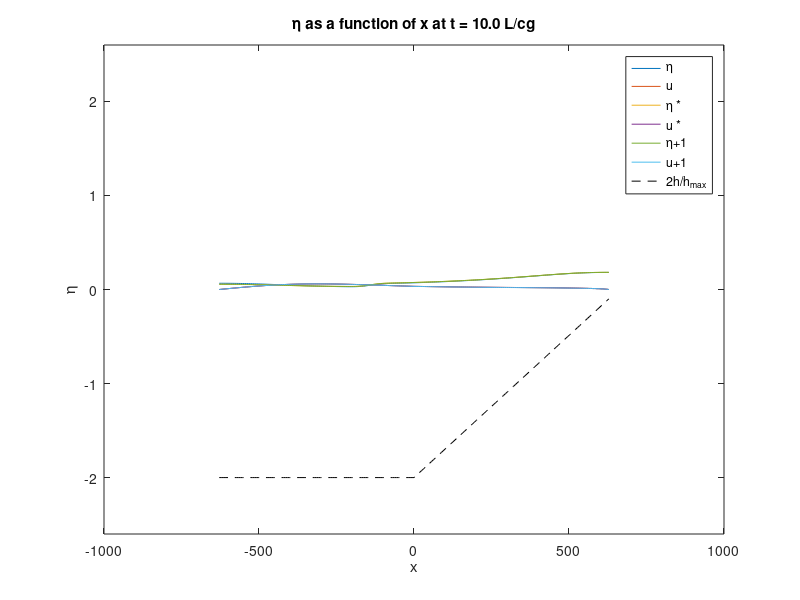
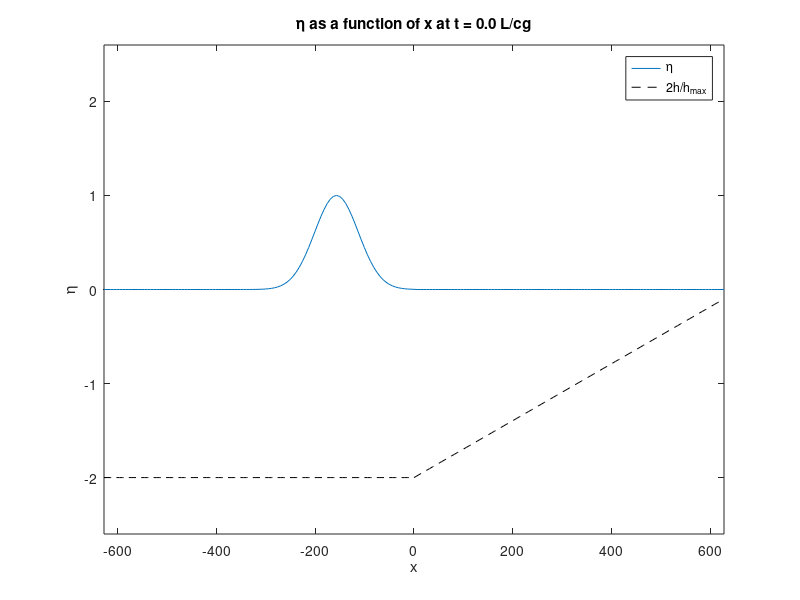
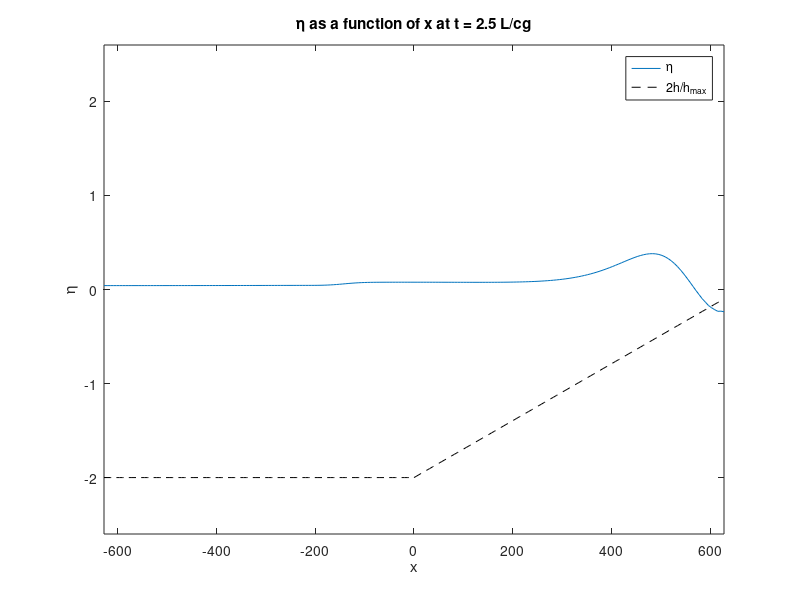
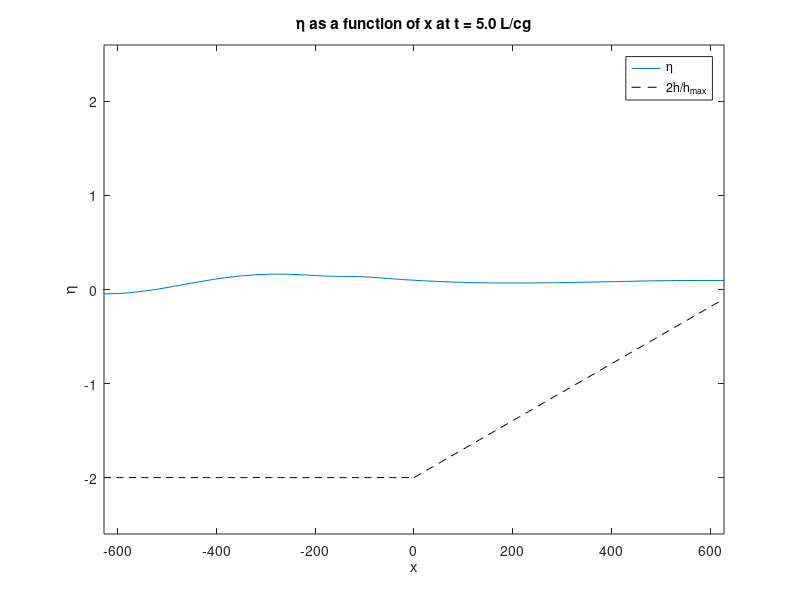

Write the MATLAB code that produced these figures, in order. (Note: this script raises an error after producing the figures.)
%% Numerical Project: Waves in MITgcm
% This code solves the 1-D shallow water equations with linearized
% free surface MITgcm-style. 

% Run Parameters
L = 200*pi; % Half-domain length
L0 = L/10; % Decay scale for gaussian I.C.
g = 9.81; % Gravity
hmax = 100; % Max water depth
hmin = 5; % Min water depth
cg = sqrt(g*hmax); % Shallow water wave speed
dur = 10*L/cg; % Run time
dx = L0/10; % Spatial step
dt = 2.6*dx/cg; % Time step
dt = min(dt,dur/600); % Minimum time step for making a movie
epsg = 0.1; % Small stability parameter
nu=0.01; % Viscosity


% Initialize vectors
x = -L:dx:L; % Length dimension
K = length(x);
t = 0:dt:dur; % Time dimension
T = length(t);
h = hmax*ones(size(x)); % Bottom depth
for i=(K+1)/2:K
    h(i) = (hmin-hmax)/L*x(i)+hmax;
end

% Initial conditions
eta = zeros(K,T); % Sea surface height
eta0 = exp(-(x+L/4).^2/L0^2); % Gaussian initial condition
eta(1:(K+1)/2,1) = eta0(1:(K+1)/2)';
u = zeros(K,T); % Water speed
u0 = cg*eta0./h; % Gaussian initial condition
u(1:(K+1)/2,1) = u0(1:(K+1)/2)';
eta(1,1)=0; % removes small leftover from exponential 
u(1,1)=0; % removes small leftover from exponential 

% Define matrices
Q2 = diag(-2*ones(1,K),0) + diag(ones(1,K-1),1) + diag(ones(1,K-1),-1);
Q2(1,1)=0;
Q2(1,2)=0;
Q2(end,end-1)=0;
Q2(end,end)=0;


H1 = zeros(K);
for k=2:K-1
    H1(k,k) = h(k+1)-h(k-1);
end
H1(1,1)=2*(h(2)-h(1));
H1(end,end)=2*(h(end)-h(end-1));

H2 = zeros(K);
for k=2:K-1
    H2(k,k-1) = -h(k);
    H2(k,k+1) = h(k);
end
H2(1,1) = -2*h(1);
H2(1,2) = 2*h(1);
H2(end,end-1) = -2*h(K);
H2(end,end) = 2*h(K);

M2h = zeros(K);
for k=2:K-1
    M2h(k,k-1) = h(k);
    M2h(k,k) = -2*h(k);
    M2h(k,k+1) = h(k);
end
M2h(1,1)=h(1);
M2h(1,2)=-2*h(1);
M2h(1,3)=h(1);
M2h(end,end-2)=h(end);
M2h(end,end-1)=-2*h(end);
M2h(end,end)=h(end);

M1h = zeros(K);
for k=2:K-1
    M1h(k,k-1) = h(k-1)-h(k+1);
    M1h(k,k+1) = h(k+1)-h(k-1);
end
M1h(1,1)=4*(h(1)-h(2));
M1h(1,2)=4*(h(2)-h(1));
M1h(end,end-1)=4*(h(end-1)-h(end));
M1h(end,end)=4*(h(end)-h(end-1));

M1 = diag(1*ones(1,K-1),1) + diag(-1*ones(1,K-1),-1);
M1(1,1)=0;
M1(1,2)=0;
M1(end,end-1)=0;
M1(end,end)=0;

% Evaluation

G = zeros(K,2);
for n=1:T-1
    
    % Equation 69
    Gadv = zeros(K,1);
    for k=2:K-1
        Gadv(k,1) = 1/(4*dx)*(u(k+1,n)^2+2*u(k+1)*u(k)-2*(u(k-1)*u(k))-u(k-1)^2);
    end
    Gdiss = nu/(dx^2)*Q2*u(:,n);
    G(:,2) = -Gadv+Gdiss;
    if n==1
        G12 = G(:,2);
    else
        G12 = (3/2+epsg)*G(:,2)-(1/2+epsg)*G(:,1);
    end
    G(:,1)=G(:,2);
    ustar = u(:,n)+dt*G12;
    
    % Equation 72
    etastar = eta(:,n) - dt/(2*dx)*(H1*ustar+H2*ustar);
    
    % Equation 67
    eta(:,n+1) = -1/dt^2*(g/dx^2*M2h + g/(4*dx^2)*M1h-1/dt^2*eye(K))^(-1)*etastar;
    
    % Equation 75
    u(:,n+1) = ustar - g*dt/(2*dx)*M1*eta(:,n+1);
end


% Plot final state
i=n;
figure
    plot(x,eta(:,i));
    hold on
    plot(x,u(:,i));
    plot(x,etastar);
    plot(x,ustar);
    plot(x,eta(:,i+1));
    plot(x,u(:,i+1));
    plot(x,-2*h/hmax,'k--');
    xlabel('x');
    ylabel('\eta');
    tlabel = sprintf('t = %.1f L/cg',t(i)/(L/cg));
    title(['\eta as a function of x at ' tlabel]);
    ylim([-2.6,2.6])
    legend('\eta','u','\eta *','u *','\eta+1','u+1','2h/h_{max}');
    set(gcf, 'Position',  [576, 252, 768, 576]) % presentation size
    saveas(gcf,'eta.png')

%% Plot snapshots in time

for i=round(linspace(1,T,5))
close(gcf)
figure
    plot(x,eta(:,i))
    hold on;
    plot(x,-2*h/hmax,'k--');
    xlabel('x');
    ylabel('\eta');
    tlabel = sprintf('t = %.1f L/cg',t(i)/(L/cg));
    title(['\eta as a function of x at ' tlabel]);
    legend('\eta','2h/h_{max}');
    ylim([-2.6,2.6])
    xlim([x(1) x(end)]);
    set(gcf, 'Position',  [576, 252, 768, 576]) % presentation size
    saveas(gcf,'eta.png')
end

%%
tsel = [1 L/(cg*dt) 2*L/(cg*dt) 3*L/(cg*dt) 4*L/(cg*dt)];
tsel = round(tsel);
figure
    hold on;
    for i=tsel
        plot(x,eta(:,i))
    end
    plot(x,-2*h/hmax,'k--');
    xlabel('x');
    ylabel('\eta');
    legend('t = 0','t = L/c_{g}','t = 2L/c_{g}','t = 3 L/c_{g}','t = 4 L/c_{g}','2h/h_{max}');
    title('\eta as a function of x at selected times');
    ylim([-2.6,2.6])
    xlim([x(1) x(end)]);
    set(gcf, 'Position',  [576, 252, 768, 576]) % presentation size
    saveas(gcf,'eta_pulse.png')

%% Make a movie
fps = 60;
mlength = 10;
vidfile = VideoWriter('eta_pulse_long.mp4','MPEG-4');
vidfile.FrameRate=fps;
open(vidfile);  
figure(1);
    set(gcf, 'Position',  [576, 252, 768, 576]) % presentation size
    frames = fps*mlength;
    for i=round(linspace(1,T,frames))
        clf;
        plot(x,eta(:,i))
        hold on;
        plot(x,-2*h/hmax,'k--');
        xlabel('x');
        ylabel('\eta');
        tlabel = sprintf('t = %.1f L/cg',t(i)/(L/cg));
        title(['\eta as a function of x at ' tlabel]);
        legend('\eta','2h/h_{max}');
        ylim([-2.6,2.6])
        xlim([x(1) x(end)]);
        drawnow;
        writeVideo(vidfile, getframe(gcf));
        disp(i);
     end
close(vidfile);
close(gcf)